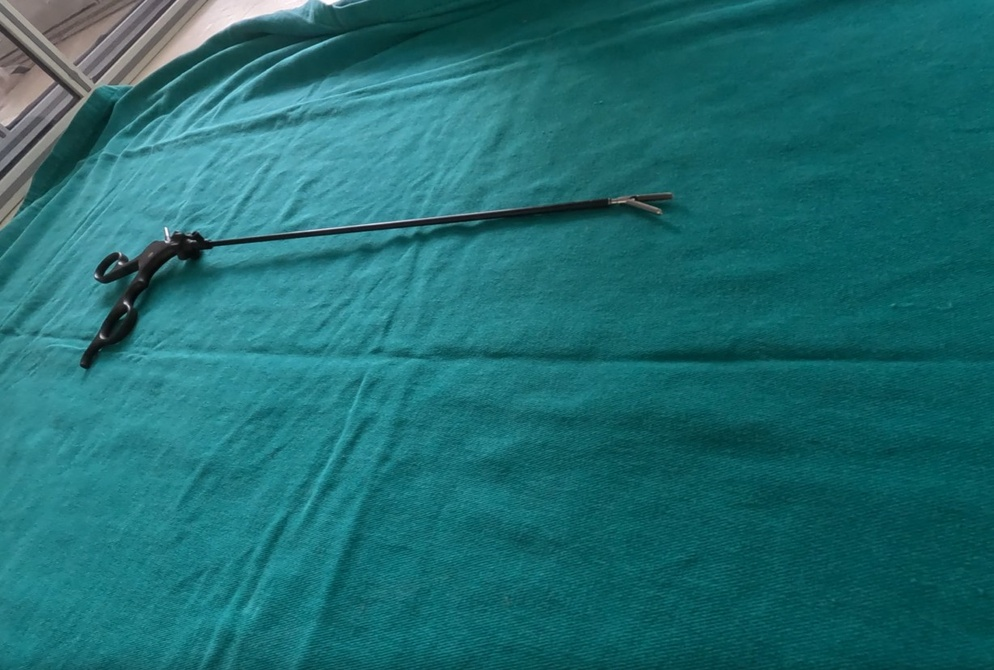
#> input picture images-cme/CME_13_1.jpg, 994 x 670 px, shrunk from 1228 x 828 before the run
$ python atividade_pratica_3_a.py
#> lines starting #> are read from the running program, lines starting #| are printed output that depends on the picture; after the words box and inside, x2 and y2 are one past the last pixel; in counts of white or black regions, pixels touching at a corner belong together
import cv2
from matplotlib import pyplot as plt

cme_img_1 = cv2.imread('images-cme/CME_13_1.jpg')
#> cme_img_1 is the input picture: shape (670, 994, 3); mean B, G, R 113.1, 108.8, 31
cme_img_2 = cv2.imread('images-cme/CME_13_2.jpg')
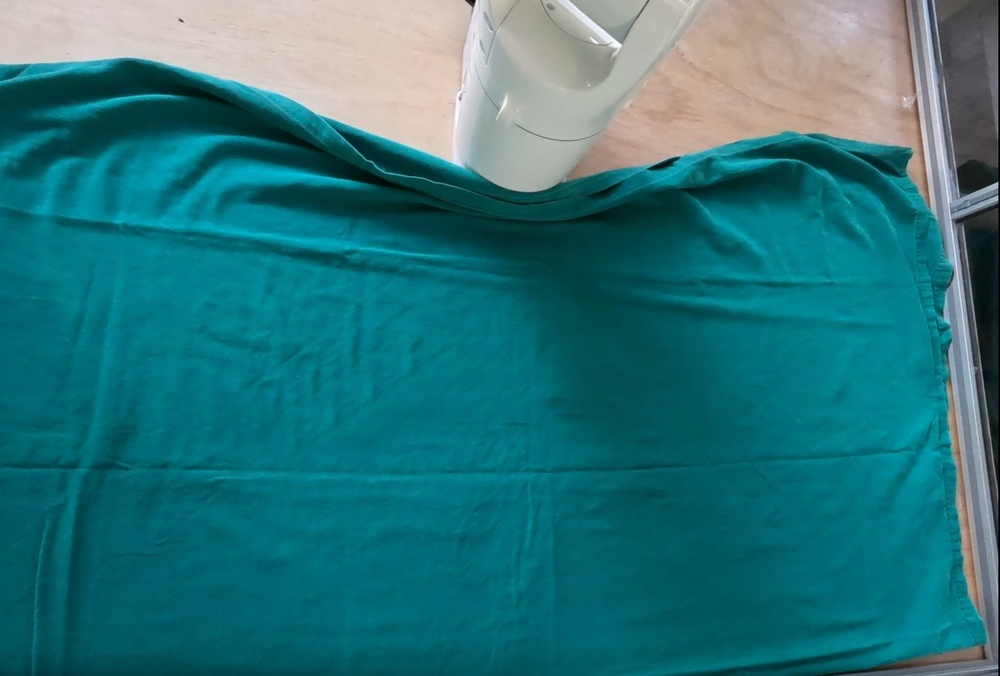
#> input picture images-cme/CME_13_2.jpg, 1000 x 676 px, shrunk from 1236 x 836 before the run
#> cme_img_2 is the input picture: shape (676, 1000, 3); mean B, G, R 123, 116.7, 40.5
cme_img_3 = cv2.imread('images-cme/CME_13_3.jpg')
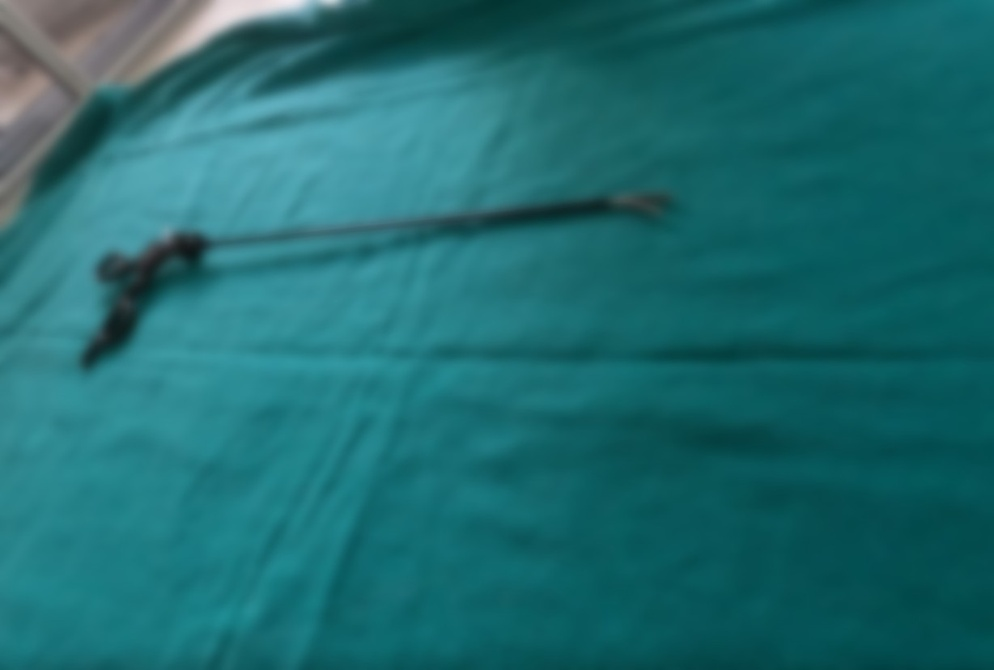
#> input picture images-cme/CME_13_3.jpg, 994 x 670 px, shrunk from 1228 x 828 before the run
#> cme_img_3 is the input picture: shape (670, 994, 3); mean B, G, R 112.2, 107.8, 30

cme_img_1 = cv2.cvtColor(cme_img_1, cv2.COLOR_BGR2RGB)
cme_img_2 = cv2.cvtColor(cme_img_2, cv2.COLOR_BGR2RGB)
cme_img_3 = cv2.cvtColor(cme_img_3, cv2.COLOR_BGR2RGB)

hsv_img_1 = cv2.cvtColor(cme_img_1, cv2.COLOR_RGB2HSV)
#> hsv_img_1: shape (670, 994, 3); mean H, S, V 90.1, 193.8, 113.6
hsv_img_2 = cv2.cvtColor(cme_img_2, cv2.COLOR_RGB2HSV)
#> hsv_img_2: shape (676, 1000, 3); mean H, S, V 81.8, 201.1, 127.1
hsv_img_3 = cv2.cvtColor(cme_img_3, cv2.COLOR_RGB2HSV)
#> hsv_img_3: shape (670, 994, 3); mean H, S, V 90.1, 194.5, 112.6

green_mask = (85, 50, 50)
green_mask_max = (105, 255, 255)

mask1 = cv2.inRange(hsv_img_1, green_mask, green_mask_max)
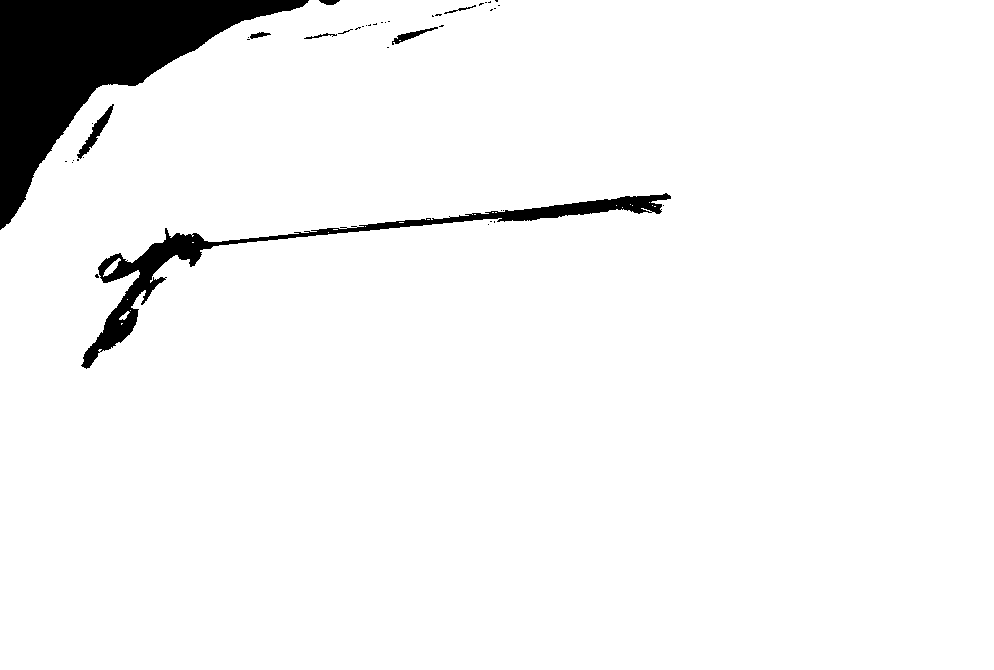
#> mask1: shape (670, 994); 94.9% white; 43 black regions (35 under 20 px), largest, box (x1, y1, x2, y2) and area: (0, 0, 309, 230) 25010, (81, 193, 671, 369) 7841, (77, 104, 114, 159) 450
mask2 = cv2.inRange(hsv_img_2, green_mask, green_mask_max)
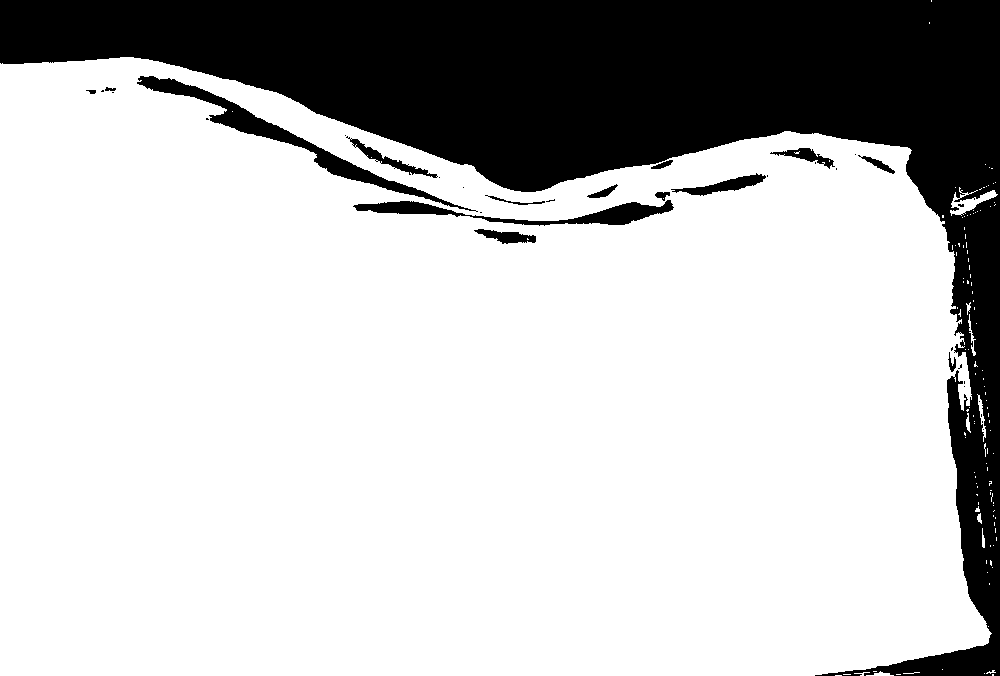
#> mask2: shape (676, 1000); 76.1% white; 36 black regions (21 under 20 px), largest, box (x1, y1, x2, y2) and area: (0, 0, 1000, 676) 151725, (137, 76, 478, 212) 4189, (353, 200, 674, 226) 2590
mask3 = cv2.inRange(hsv_img_3, green_mask, green_mask_max)
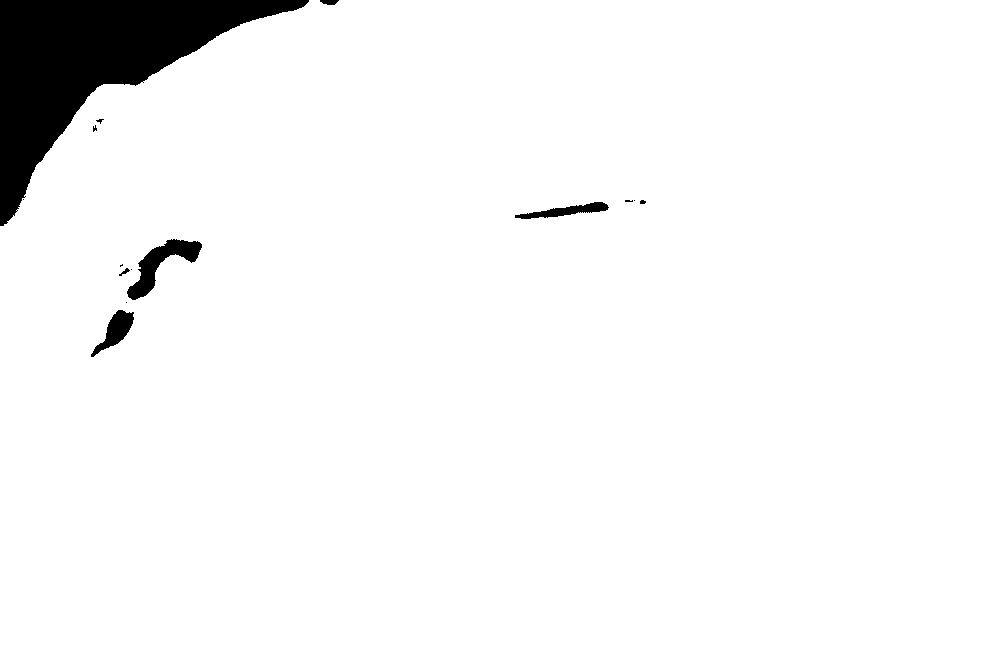
#> mask3: shape (670, 994); 95.8% white; 15 black regions (8 under 20 px), largest, box (x1, y1, x2, y2) and area: (0, 0, 309, 226) 25044, (127, 239, 202, 300) 1553, (91, 310, 134, 357) 792

plt.subplot(1, 3, 1)
plt.imshow(mask1)
plt.subplot(1, 3, 2)
plt.imshow(mask2)
plt.subplot(1, 3, 3)
plt.imshow(mask3)
plt.show()
